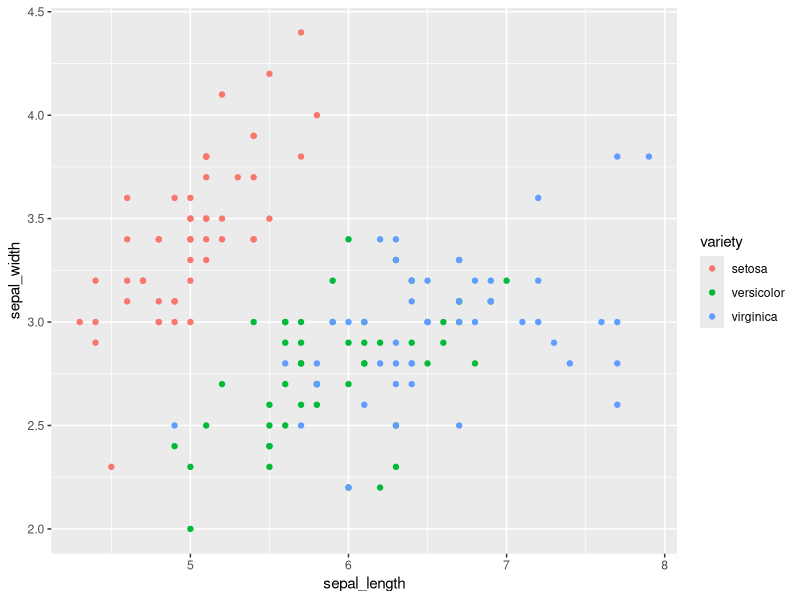
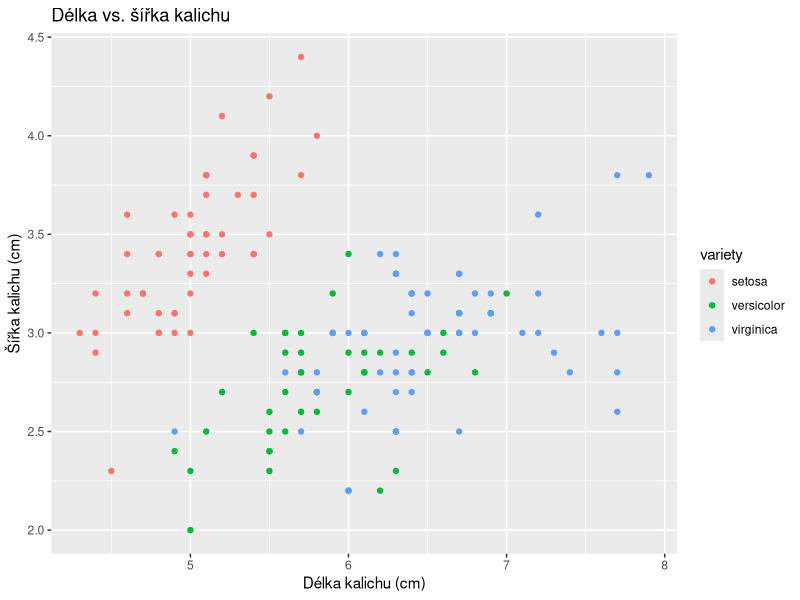
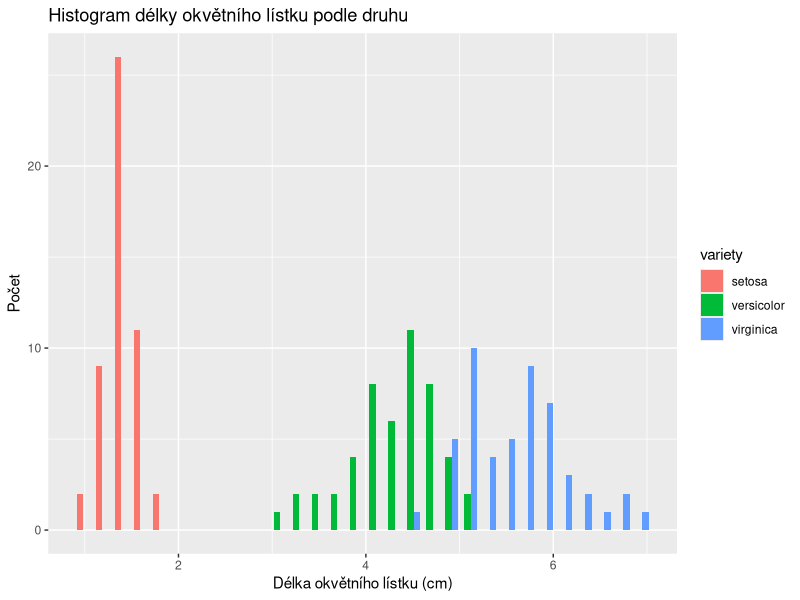
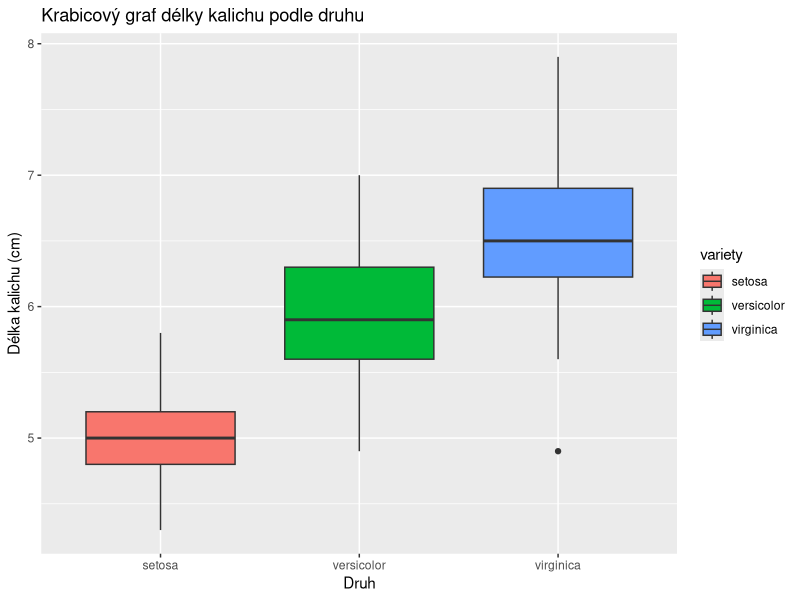
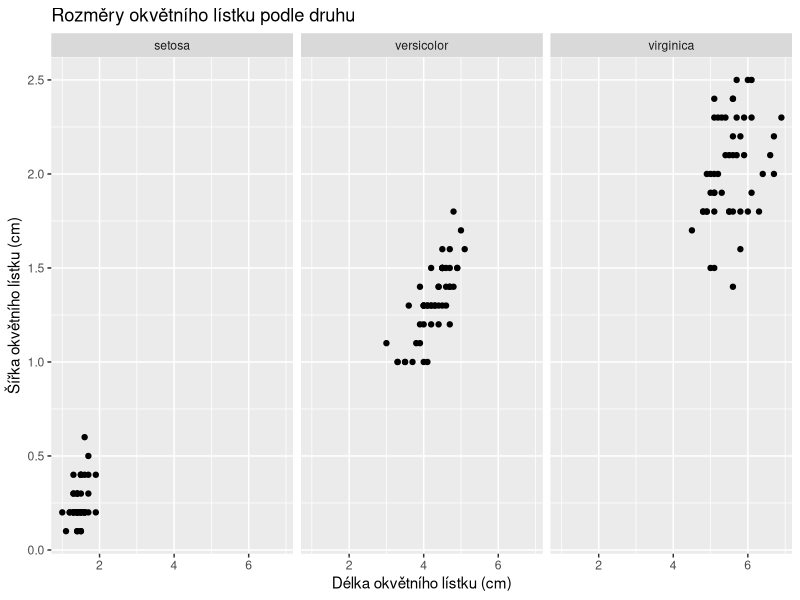
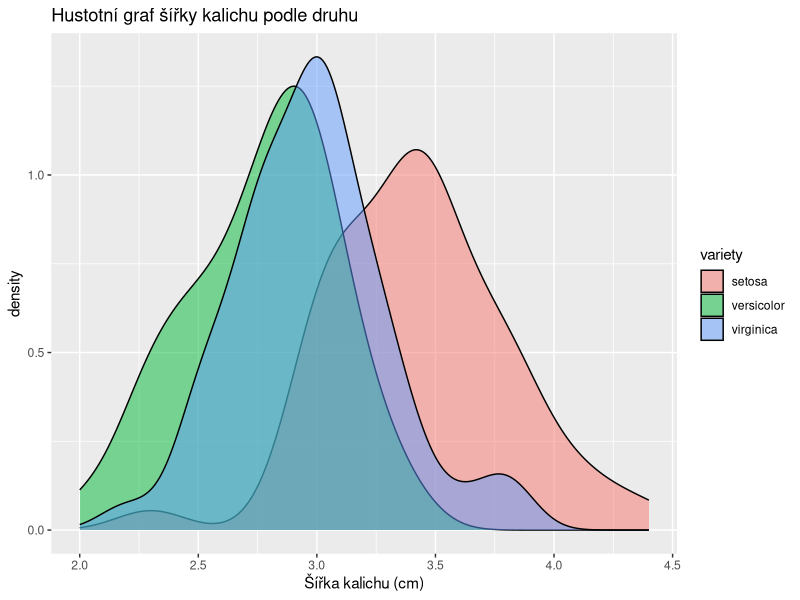
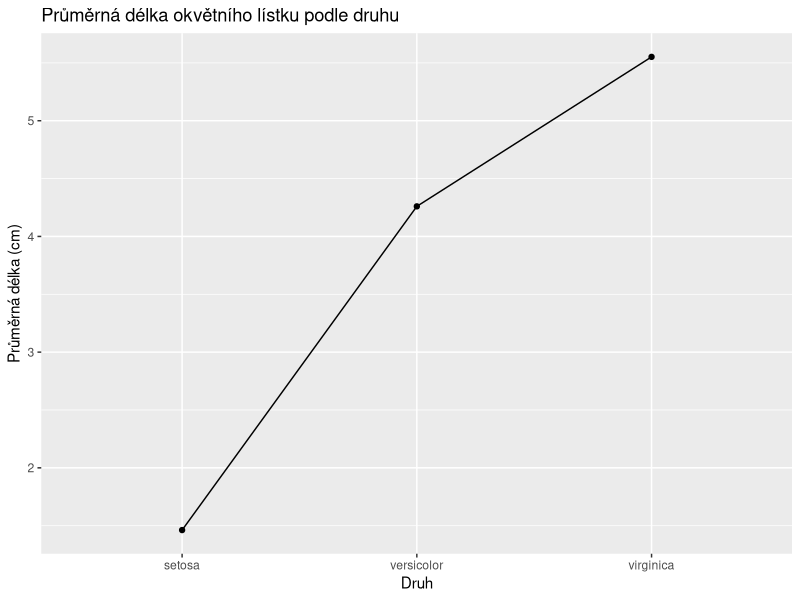
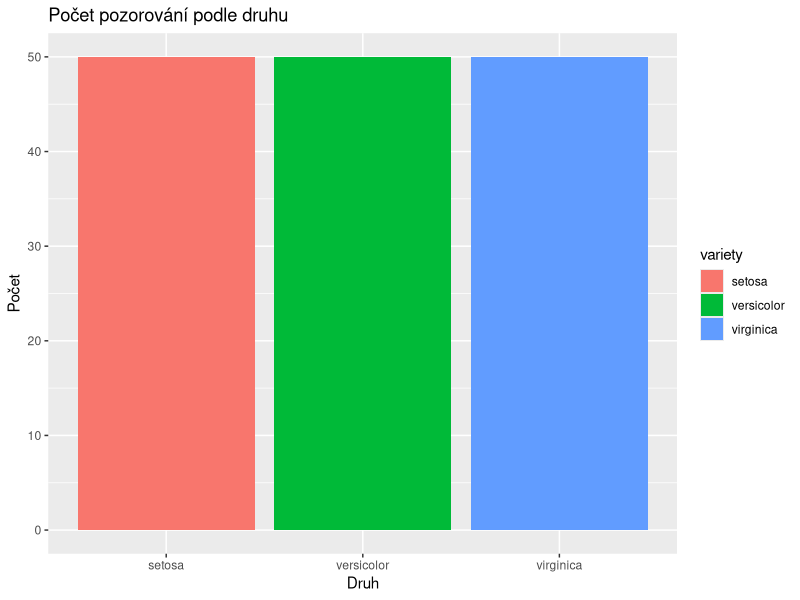

These figures' R source, in order:
## ---- chunk 1
install.packages("tidyverse")
library(tidyverse)
## ---- chunk 2
# načtení balíčku readr
library(readr)
# načtení CSV dat
iris <- readr::read_csv("iris.csv")
# zobrazíme prvních 5 řádků
head(iris)
## ---- chunk 3
# načtení TSV dat
iris <- readr::read_tsv("iris.tsv")
head(iris)
## ---- chunk 4
library(dplyr)
## ---- chunk 5
setosa_iris <- iris %>% dplyr::filter(variety == "setosa")
head(setosa_iris)
## ---- chunk 6
sepal_data <- iris %>% dplyr::select(sepal.length, sepal.width)
head(sepal_data)
## ---- chunk 7
iris <- iris %>% dplyr::mutate(petal.ratio = petal.length / petal.width)
head(iris)
## ---- chunk 8
summary_stats <- iris %>%
  dplyr::group_by(variety) %>%
  dplyr::summarize(
    mean_sepal.length = mean(sepal.length),
    sd_sepal.length = sd(sepal.length)
  )
summary_stats
## ---- chunk 9
sorted_iris <- iris %>% dplyr::arrange(desc(sepal.length))
head(sorted_iris)
## ---- chunk 10
count_petal_length <- iris %>%
  dplyr::filter(petal.length > 4) %>%
  dplyr::group_by(variety) %>%
  dplyr::summarize(count = n())
count_petal_length
## ---- chunk 11
iris <- iris %>% dplyr::rename(
  sepal_length = sepal.length,
  sepal_width = sepal.width
)
colnames(iris)
## ---- chunk 12
virginica_iris <- iris %>%
  dplyr::filter(variety == "virginica") %>%
  dplyr::mutate(sepal_length_over_6 = sepal_length > 6)
head(virginica_iris)
## ---- chunk 13
sampled_iris <- iris %>% dplyr::sample_n(10)
show(sampled_iris)
## ---- chunk 14
versicolor_sorted <- iris %>%
  dplyr::filter(variety == "versicolor") %>%
  dplyr::select(petal.length, petal.width) %>%
  dplyr::arrange(petal.width)
head(versicolor_sorted)
## ---- chunk 15
library(tidyr)
## ---- chunk 16
# sjednocení názvů sloupců
iris <- iris %>% dplyr::rename(petal_length = petal.length, petal_width = petal.width, petal_ratio = petal.ratio)

# převod do dlouhého formátu
iris_long <- iris %>%
  tidyr::pivot_longer(
    cols = c(sepal_length, sepal_width, petal_length, petal_width),
    names_to = "Measurement",
    values_to = "Value"
  )

head(iris_long)
## ---- chunk 17
iris_wide <- iris_long %>%
  tidyr::pivot_wider(
    names_from = Measurement,
    values_from = Value
  )
head(iris_wide)
## ---- chunk 18
iris_separated <- iris %>%
  tidyr::separate(variety, into = c("genus", "species_type"), sep = 4)
head(iris_separated)
## ---- chunk 19
iris_united <- iris %>%
  tidyr::unite(sepal_dimensions, sepal_length, sepal_width, sep = "_")
head(iris_united)
## ---- chunk 20
set.seed(42) # pro reprodukovatelnost

# přidání NA hodnot do sloupce sepal_length
iris_na <- iris %>%
  dplyr::mutate(sepal_length = replace(sepal_length, sample(1:n(), 10), NA))

# zobrazíme řádky s NA
iris_na %>% dplyr::filter(is.na(sepal_length))
## ---- chunk 21
# odstranění řádků s NA
iris_no_na <- iris_na %>% tidyr::drop_na()

# ověření, že řádky s NA byly odstraněny
iris_no_na %>% dplyr::filter(is.na(sepal_length))
## ---- chunk 22
# výpočet průměru sepal_length bez NA
mean_sepal_length <- mean(iris_na$sepal_length, na.rm = TRUE)

# nahrazení NA průměrem
iris_replaced_na <- iris_na %>%
  tidyr::replace_na(list(sepal_length = mean_sepal_length))

# ověření, že byly hodnoty nahrazeny
iris_replaced_na %>% dplyr::filter(is.na(sepal_length))
## ---- chunk 23
library(ggplot2)
## ---- chunk 24
ggplot(iris, aes(x = sepal_length, y = sepal_width, color = variety)) + geom_point()
## ---- chunk 25
ggplot(iris, aes(x = sepal_length, y = sepal_width, color = variety)) +
  geom_point() +
  ggtitle("Délka vs. šířka kalichu") +
  xlab("Délka kalichu (cm)") +
  ylab("Šířka kalichu (cm)")
## ---- chunk 26
ggplot(iris, aes(x = petal_length, fill = variety)) +
  geom_histogram(position = "dodge", bins = 30) +
  xlab("Délka okvětního lístku (cm)") +
  ylab("Počet") +
  ggtitle("Histogram délky okvětního lístku podle druhu")
## ---- chunk 27
ggplot(iris, aes(x = variety, y = sepal_length, fill = variety)) +
  geom_boxplot() +
  ggtitle("Krabicový graf délky kalichu podle druhu") +
  xlab("Druh") +
  ylab("Délka kalichu (cm)")
## ---- chunk 28
ggplot(iris, aes(x = petal_length, y = petal_width)) +
  geom_point() +
  facet_grid(. ~ variety) +
  ggtitle("Rozměry okvětního lístku podle druhu") +
  xlab("Délka okvětního lístku (cm)") +
  ylab("Šířka okvětního lístku (cm)")
## ---- chunk 29
ggplot(iris, aes(x = sepal_width, fill = variety)) +
  geom_density(alpha = 0.5) + # parametr alpha reguluje průhlednost barev (0 = průhledné, 1 = neprůhledné)
  ggtitle("Hustotní graf šířky kalichu podle druhu") +
  xlab("Šířka kalichu (cm)")
## ---- chunk 30
iris_avg <- iris %>%
  group_by(variety) %>%
  summarize(avg_petal_length = mean(petal_length))

ggplot(iris_avg, aes(x = variety, y = avg_petal_length, group = 1)) +
  geom_line() +
  geom_point() +
  ggtitle("Průměrná délka okvětního lístku podle druhu") +
  xlab("Druh") +
  ylab("Průměrná délka (cm)")
## ---- chunk 31
ggplot(iris, aes(x = variety, fill = variety)) +
  geom_bar() +
  ggtitle("Počet pozorování podle druhu") +
  xlab("Druh") +
  ylab("Počet")
## ---- chunk 32
ggplot(iris, aes(x = sepal_length, y = petal_length, color = variety)) +
  geom_point() +
  theme_minimal() +
  theme(legend.position = "bottom") +
  ggtitle("Délka kalichu vs. délka okvětního lístku") +
  xlab("Délka kalichu (cm)") +
  ylab("Délka okvětního lístku (cm)")
## ---- chunk 33
library(ggplot2)
diamonds$color
## ---- chunk 34
levels(diamonds$cut)

diamonds$cut <- forcats::fct_reorder(diamonds$cut, diamonds$price, .fun = median, .desc = TRUE)

levels(diamonds$cut)
## ---- chunk 35
levels(diamonds$color)

diamonds$color <- forcats::fct_lump_n(diamonds$color, n = 4)

levels(diamonds$color)
## ---- chunk 36
levels(diamonds$clarity)

diamonds$clarity <- forcats::fct_collapse(diamonds$clarity,
                                 Low = c("I1", "SI2", "SI1"),
                                 Medium = c("VS2", "VS1"),
                                 High = c("VVS2", "VVS1", "IF"))

levels(diamonds$clarity)
## ---- chunk 37
diamonds$cut <- forcats::fct_recode(diamonds$cut,
                           "Fair Cut" = "Fair",
                           "Good Cut" = "Good",
                           "Very Good Cut" = "Very Good",
                           "Premium Cut" = "Premium",
                           "Ideal Cut" = "Ideal")

levels(diamonds$cut)
## ---- chunk 38
levels(diamonds$clarity)

diamonds$clarity <- forcats::fct_rev(diamonds$clarity)

levels(diamonds$clarity)
## ---- chunk 39
diamonds_subset <- diamonds %>%
  dplyr::filter(cut %in% c("Premium", "Ideal"))

diamonds_subset$cut <- forcats::fct_drop(diamonds_subset$cut)

levels(diamonds_subset$cut)
## ---- chunk 40
diamonds$carat_bin <- cut(diamonds$carat, 
                          breaks = c(0, 0.5, 1, 1.5, 2, Inf), 
                          labels = c("0-0.5", "0.5-1.0", "1.0-1.5", "1.5-2.0", "2.0+"))

levels(diamonds$carat_bin)
## ---- chunk 41
library(stringr)
## ---- chunk 42
good_cut_diamonds <- diamonds[stringr::str_detect(diamonds$cut, "Good"), ]
head(good_cut_diamonds)
## ---- chunk 43
diamond_ids <- str_c("Diamond_ID-", rownames(diamonds))
extracted_ids <- stringr::str_extract(diamond_ids, "\\d+")
head(extracted_ids)
## ---- chunk 44
head(diamonds$cut)
diamonds$cut <- stringr::str_replace(diamonds$cut, "Good", "Decent")
head(diamonds$cut)
## ---- chunk 45
carat_strings <- c("1.5 carats", "2.0 carats", "0.9 carats")
split_carat <- stringr::str_split(carat_strings, " ", simplify = TRUE)
carat_values <- as.numeric(split_carat[, 1])
carat_units <- split_carat[, 2]

head(carat_values)
head(carat_units)
## ---- chunk 46
cut_lengths <- stringr::str_length(diamonds$cut)
head(cut_lengths)
## ---- chunk 47
diamond_id <- stringr::str_c(diamonds$cut, diamonds$color, diamonds$clarity, sep = "-")
head(diamond_id)
## ---- chunk 48
mixed_strings <- c("carat 2.5", "weight", "price $500", "value 1000")
contains_digits <- stringr::str_detect(mixed_strings, "\\d")
contains_digits
## ---- chunk 49
diamond_descriptions <- c("  Ideal Cut  ", "  Premium Quality ", "Fair Cut ")
trimmed_descriptions <- stringr::str_trim(diamond_descriptions)
trimmed_descriptions
## ---- chunk 50
e_count <- stringr::str_count(diamonds$cut, "e")
total_e_count <- sum(e_count)
total_e_count
## ---- chunk 51
repeated_string <- stringr::str_dup("Diamond", 5)
repeated_string
## ---- chunk 52
head(diamonds$color)
diamonds$color <- stringr::str_to_upper(diamonds$color)
head(diamonds$color)
## ---- chunk 53
clarity_subset <- stringr::str_sub(diamonds$clarity, 1, 3)
head(clarity_subset)
## ---- chunk 54
diamond_ids <- stringr::str_pad(row.names(diamonds), width = 5, pad = "0")
head(diamond_ids)
## ---- chunk 55
library(lubridate)
## ---- chunk 56
date <- lubridate::ymd("2023-08-15")
date
## ---- chunk 57
date <- lubridate::ymd("2024-12-25")
year <- lubridate::year(date)
month <- lubridate::month(date)
day <- lubridate::day(date)

year
month
day
## ---- chunk 58
date <- lubridate::dmy("15-August-2023")
date
## ---- chunk 59
date <- lubridate::ymd("2023-01-01")
date_plus_3_months <- date %m+% months(3)
date_minus_10_days <- date - days(10)

date_plus_3_months
date_minus_10_days
## ---- chunk 60
date1 <- lubridate::ymd("2023-01-01")
date2 <- lubridate::ymd("2024-01-01")
days_diff <- as.numeric(difftime(date2, date1, units = "days"))

days_diff
## ---- chunk 61
datetime <- lubridate::ymd_hms("2023-08-15 12:34:56")
datetime
## ---- chunk 62
datetime <- lubridate::ymd_hms("2023-08-15 12:34:56")
hour <- lubridate::hour(datetime)
minute <- lubridate::minute(datetime)
second <- lubridate::second(datetime)

hour
minute
second
## ---- chunk 63
datetime <- lubridate::ymd_hms("2023-08-15 12:34:56")
rounded_datetime <- lubridate::round_date(datetime, unit = "hour")

rounded_datetime
## ---- chunk 64
date <- lubridate::ymd("2023-08-15")
day_of_week <- lubridate::wday(date, label = TRUE)

day_of_week
## ---- chunk 65
datetime_utc <- lubridate::ymd_hms("2023-08-15 12:34:56", tz = "UTC")
datetime_ny <- lubridate::with_tz(datetime_utc, tzone = "America/New_York")

datetime_ny
## ---- chunk 66
library(tibble)
## ---- chunk 67
people <- tibble::tibble(
  Name = c("Alice", "Bob", "Charlie"),
  Age = c(25, 30, 35),
  Height = c(160, 175, 168)
)

people
## ---- chunk 68
people <- people %>%
  dplyr::mutate(Weight = c(55, 70, 68))

people
## ---- chunk 69
mtcars_tibble <- tibble::as_tibble(mtcars)
mtcars_tibble
## ---- chunk 70
mpg_column <- mtcars_tibble$mpg
mpg_column
## ---- chunk 71
first_five_rows <- mtcars_tibble[1:5, ]
first_five_rows
## ---- chunk 72
mixed_tibble <- tibble::tibble(
  Date = as.Date(c("2023-01-01", "2023-01-02", "2023-01-03")),
  Logical = c(TRUE, FALSE, TRUE),
  Category = c("A", "B", "C")
)

mixed_tibble
## ---- chunk 73
people <- people %>%
  dplyr::rename(
    Full_Name = Name,
    Age_Years = Age,
    Height_cm = Height
  )

people
## ---- chunk 74
filtered_tibble <- mtcars_tibble %>%
  dplyr::filter(mpg > 20) %>%
  dplyr::select(mpg, hp, wt)

filtered_tibble
## ---- chunk 75
library(purrr)
## ---- chunk 76
num_list <- list(c(1, 2, 3), c(4, 5, 6, 7), c(8, 9))
means <- purrr::map_dbl(num_list, mean)

means
## ---- chunk 77
list1 <- list(c(1, 2, 3), c(4, 5))
list2 <- list(c(10, 20, 30), c(40, 50))
sums <- purrr::map2(list1, list2, ~ .x + .x)

sums
## ---- chunk 78
nested_list <- list(
  list(a = 1, b = 2),
  list(a = 3, b = 4),
  list(a = 5, b = 6)
)
first_elements <- purrr::map(nested_list, "a")

first_elements
## ---- chunk 79
safe_divide <- safely(~ 10 / .x)

results <- purrr::map(list(2, 0, 5), safe_divide)
results
## ---- chunk 80
nested_list <- list(list(1, 2), list(3, 4), list(5, 6))
flat_list <- purrr::flatten(nested_list)

flat_list
## ---- chunk 81
list_data <- list(
  Name = c("Alice", "Bob", "Charlie"),
  Age = c(25, 30, 35),
  Height = c(160, 175, 168)
)

people_tibble <- tibble::as_tibble(list_data)
people_tibble
## ---- chunk 82
vec1 <- c(1, 4, 3)
vec2 <- c(2, 3, 5)

max_values <- map2_dbl(vec1, vec2, max)
max_values
## ---- chunk 83
mtcars_means <- purrr::map_dbl(mtcars, mean)

mtcars_means
## ---- chunk 84
num_list <- list(1, 4, 3, 6, 2)

results <- purrr::map_if(num_list, ~ .x > 3, ~ .x * 2)
results
## ---- chunk 85
num_list <- list(1, 2, 3, 4, 5)

product <- purrr::reduce(num_list, `*`)
product
## ---- chunk 86
library(purrr)
## ---- chunk 87
# TODO sem napiš svůj kód
## ---- chunk 88
# TODO sem napiš svůj kód
## ---- chunk 89
# TODO sem napiš svůj kód
## ---- chunk 90
# TODO sem napiš svůj kód
## ---- chunk 91
# TODO sem napiš svůj kód
## ---- chunk 92
# TODO sem napiš svůj kód
## ---- chunk 93
# TODO sem napiš svůj kód
## ---- chunk 94
# TODO sem napiš svůj kód
## ---- chunk 95
# TODO sem napiš svůj kód
## ---- chunk 96
# TODO sem napiš svůj kód
